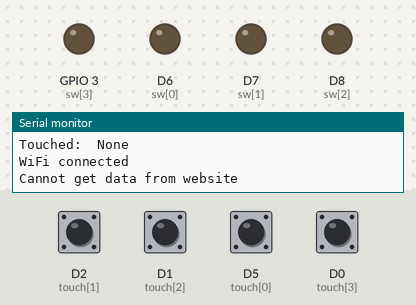
Simulated run of this sketch. Board: ESP8266 (NodeMCU). Shown: output pins drawn as LEDs (lit = HIGH), the last lines printed to the serial monitor. The test bench sets the inputs (shaded band); at power-on: D0 (touch[3]), D1 (touch[2]), D2 (touch[1]), D5 (touch[0]) LOW. WiFi joins after 1.5 s; servers stay silent unless stated; uploads are accepted with an empty reply.

Above: at 2.7 s.
2.8 s: D2 (touch[1]) pulled HIGH for 1.3 s
At 4.9 s:
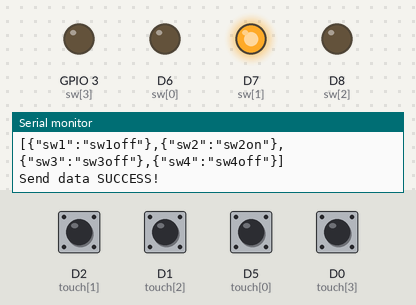
5.6 s: D1 (touch[2]) pulled HIGH for 1.3 s
At 6.8 s:
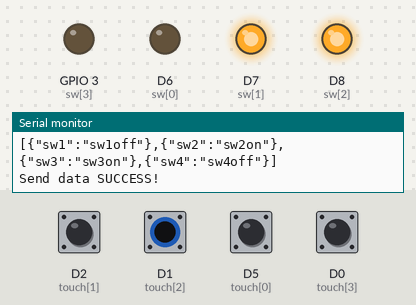
8.4 s: D5 (touch[0]) pulled HIGH for 1.3 s
At 10.0 s:
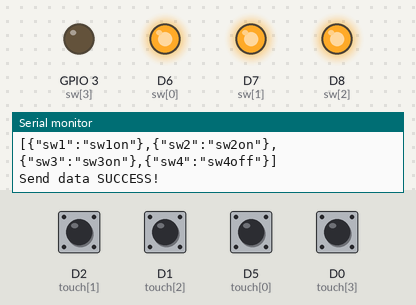
11.2 s: D0 (touch[3]) pulled HIGH for 1.3 s
At 12.8 s:
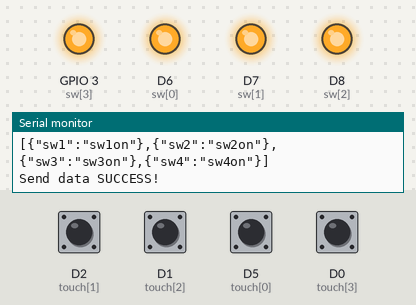
14.0 s: D2 (touch[1]) pulled HIGH for 1.3 s
At 16.0 s:
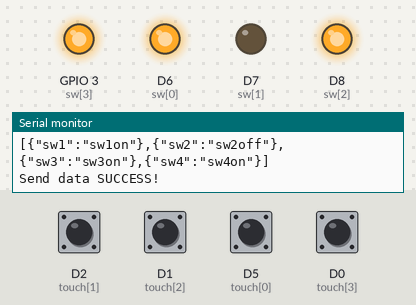
16.8 s: D1 (touch[2]) pulled HIGH for 1.3 s
At 18.0 s:
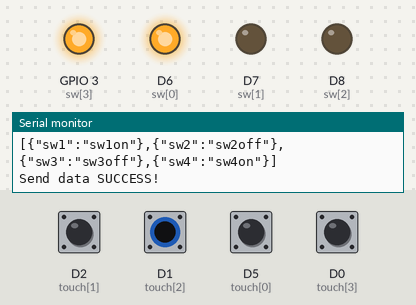
Timing chart, 0 to 19.8 s (numbered marks = the images above; inputs shaded):
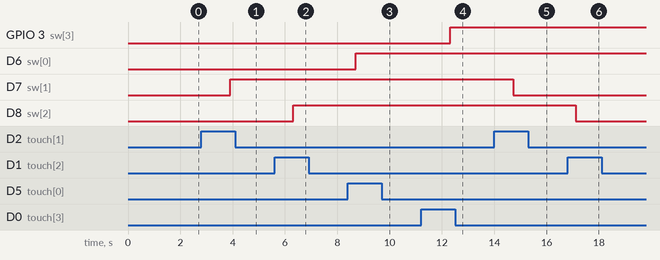

Measured:
- after the input at 2.8 s, D7 (sw[1]): LOW → HIGH after 1.1 s
- after the input at 5.6 s, D8 (sw[2]): LOW → HIGH after 0.71 s
- after the input at 8.4 s, D6 (sw[0]): LOW → HIGH after 0.31 s
- after the input at 11.2 s, GPIO 3 (sw[3]): LOW → HIGH after 1.1 s
- after the input at 14.0 s, D7 (sw[1]): HIGH → LOW after 0.72 s
- after the input at 16.8 s, D8 (sw[2]): HIGH → LOW after 0.32 s

The sketch:

arduino-nodeMCU-cp2102.ino
```cpp
#include <ESP8266WiFi.h>
#include <ESP8266HTTPClient.h>

const int swCount = 4;
int sw[swCount] = {D6, D7, D8, D9};
int touch[swCount] = {D5, D2, D1, D0};
bool swData[swCount];
String ssid = "MON - NIO - PUPPY 2.4GHz";
String password = "44444444";
//String ssid = "Mon Mina";
//String password = "tamsotam";
String mainURL = "http://switchcontrol.xyz";
String dataURL = "http://switchcontrol.xyz/data.json";

int delay_1x = 1000;
int delay_2x = 2*delay_1x;
int delay_3x = 3*delay_1x;
int delay_4x = 4*delay_1x;
int delay_5x = 5*delay_1x;
int delay_10x = 10*delay_1x;

void setup() {
  Serial.begin(115200);

  for(int i=0; i<swCount; i++){
    pinMode(sw[i], OUTPUT);
    digitalWrite(sw[i], LOW);
    swData[i] = false;
    pinMode(touch[i], INPUT);
  }

  connectWifi(ssid, password);
}

void connectWifi(String ssid, String pass){
  WiFi.begin(ssid, pass);
  while (WiFi.status() != WL_CONNECTED)
  {
    delay(500);
    Serial.println("Connecting to wifi!");
    getTouch();
  }
  Serial.println();
  Serial.println("WiFi connected");
}

void getDataFromWebsite(){
  if (WiFi.status() == WL_CONNECTED) {
    HTTPClient http;

    http.begin(dataURL);
    int httpCode = http.GET();

    if (httpCode == 200) {
      Serial.println("Data from website:");
      String payload = http.getString();
      for(int i=0; i<swCount; i++){
        swData[i] = (payload.indexOf("sw"+String(i+1)+"on")!=-1)?true:false;
        digitalWrite(sw[i], swData[i]);
        Serial.print("sw"+String(i+1)+": "+String(swData[i]?"on":"off"));
        Serial.print((i!=swCount-1)?", ":"\n");
      }
    }else{
      Serial.println("Cannot get data from website");
    }
    http.end();
  }else{
    connectWifi(ssid, password);
  }
  delay(delay_1x);
}

bool getTouch(){
  bool touched = false;
  Serial.print("Touched: ");
  for(int i=0; i<swCount; i++){
    if(digitalRead(touch[i])){
      swData[i] = !swData[i];
      digitalWrite(sw[i], swData[i]);
      Serial.print(String(i+1) + " ");
      touched = true;
    }
  }
  Serial.print((touched)?"\n":" None\n");
  return touched;
}

void sendDataToWebsite(){
  if(getTouch()){
    if (WiFi.status() == WL_CONNECTED) {
      HTTPClient http;

      http.begin(mainURL);
      http.addHeader("Authorization", "Basic YWRtaW46YWRtaW4xMjM=");
      http.addHeader("Content-Type", "application/json");

      String data = "";
      for(int i=0; i<swCount; i++){
        data += "{\"sw"+String(i+1)+"\":\"sw"+String(i+1)+String((swData[i])?"on":"off")+"\"}";
        if(i!=swCount-1){
          data+=",";
        }
      }
      data = "[" + data + "]";
      Serial.println("Data POST Request:\n" + data);
      int httpCode = http.POST(data);

      Serial.println((httpCode == 200)?"Send data SUCCESS!":"Send data FAILED!");

      http.end();
    }else{
      connectWifi(ssid, password);
    }
    delay(delay_1x);
  }
}

void loop() {
  getDataFromWebsite();
  sendDataToWebsite();
}
```
